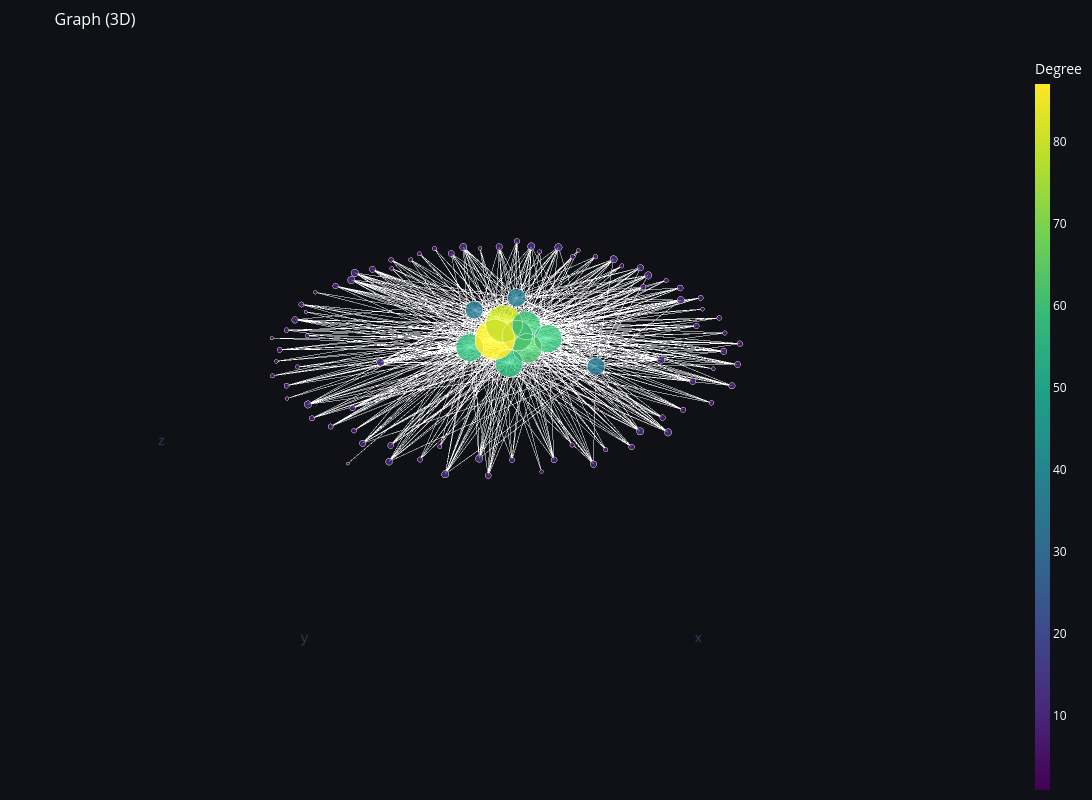

Write notebook code for a chart like this one.
### Code cell
fig_3d = visualize_graph_3d_plotly(edges, n_vertices, edge_weights=None, title="Graph (3D)")
fig_3d.write_html("rhesus_3d.html")
print("Saved — open rhesus_3d.html in your browser")

### Figure 1 — Plotly figure (JSON) as saved in the notebook; plotly's stock layout.template omitted (floating-point values rounded to 4 significant figures; data arrays with more than 128 entries replaced by an {"elided": "..."} marker saying what was removed)
{"data": [{"hoverinfo": "none", "line": {"color": "rgba(255,255,255,0.3)", "width": 1}, "mode": "lines", "showlegend": false, "type": "scatter3d", "x": {"elided": "1746 float values"}, "y": {"elided": "1746 float values"}, "z": {"elided": "1746 float values"}}, {"hoverinfo": "text", "hovertext": ["Vertex 0<br>Degree: 35", "Vertex 1<br>Degree: 11", "Vertex 2<br>Degree: 36", "Vertex 3<br>Degree: 5", "Vertex 4<br>Degree: 11", "Vertex 5<br>Degree: 7", "Vertex 6<br>Degree: 6", "Vertex 7<br>Degree: 11", "Vertex 8<br>Degree: 58", "Vertex 9<br>Degree: 3", "Vertex 10<br>Degree: 7", "Vertex 11<br>Degree: 5", "Vertex 12<br>Degree: 6", "Vertex 13<br>Degree: 11", "Vertex 14<br>Degree: 11", "Vertex 15<br>Degree: 65", "Vertex 16<br>Degree: 8", "Vertex 17<br>Degree: 11", "Vertex 18<br>Degree: 11", "Vertex 19<br>Degree: 11", "Vertex 20<br>Degree: 11", "Vertex 21<br>Degree: 59", "Vertex 22<br>Degree: 62", "Vertex 23<br>Degree: 11", "Vertex 24<br>Degree: 11", "Vertex 25<br>Degree: 10", "Vertex 26<br>Degree: 58", "Vertex 27<br>Degree: 11", "Vertex 28<br>Degree: 11", "Vertex 29<br>Degree: 11", "Vertex 30<br>Degree: 8", "Vertex 31<br>Degree: 11", "Vertex 32<br>Degree: 7", "Vertex 33<br>Degree: 9", "Vertex 34<br>Degree: 9", "Vertex 35<br>Degree: 9", "Vertex 36<br>Degree: 6", "Vertex 37<br>Degree: 8", "Vertex 38<br>Degree: 6", "Vertex 39<br>Degree: 8", "Vertex 40<br>Degree: 6", "Vertex 41<br>Degree: 5", "Vertex 42<br>Degree: 4", "Vertex 43<br>Degree: 6", "Vertex 44<br>Degree: 6", "Vertex 45<br>Degree: 3", "Vertex 46<br>Degree: 8", "Vertex 47<br>Degree: 5", "Vertex 48<br>Degree: 7", "Vertex 49<br>Degree: 7", "Vertex 50<br>Degree: 8", "Vertex 51<br>Degree: 7", "Vertex 52<br>Degree: 6", "Vertex 53<br>Degree: 87", "Vertex 54<br>Degree: 80", "Vertex 55<br>Degree: 9", "Vertex 56<br>Degree: 8", "Vertex 57<br>Degree: 7", "Vertex 58<br>Degree: 5", "Vertex 59<br>Degree: 9", "Vertex 60<br>Degree: 9", "Vertex 61<br>Degree: 4", "Vertex 62<br>Degree: 60", "Vertex 63<br>Degree: 2", "Vertex 64<br>Degree: 9", "Vertex 65<br>Degree: 4", "Vertex 66<br>Degree: 5", "Vertex 67<br>Degree: 6", "Vertex 68<br>Degree: 7", "Vertex 69<br>Degree: 5", "Vertex 70<br>Degree: 2", "Vertex 71<br>Degree: 4", "Vertex 72<br>Degree: 4", "Vertex 73<br>Degree: 4", "Vertex 74<br>Degree: 3", "Vertex 75<br>Degree: 3", "Vertex 76<br>Degree: 4", "Vertex 77<br>Degree: 4", "Vertex 78<br>Degree: 4", "Vertex 79<br>Degree: 3", "Vertex 80<br>Degree: 9", "Vertex 81<br>Degree: 4", "Vertex 82<br>Degree: 4", "Vertex 83<br>Degree: 3", "Vertex 84<br>Degree: 4", "Vertex 85<br>Degree: 2", "Vertex 86<br>Degree: 1", "Vertex 87<br>Degree: 2", "Vertex 88<br>Degree: 4", "Vertex 89<br>Degree: 2", "Vertex -1<br>Degree: 35"], "marker": {"cmax": 87, "cmin": 1, "color": [35, 11, 36, 5, 11, 7, 6, 11, 58, 3, 7, 5, 6, 11, 11, 65, 8, 11, 11, 11, 11, 59, 62, 11, 11, 10, 58, 11, 11, 11, 8, 11, 7, 9, 9, 9, 6, 8, 6, 8, 6, 5, 4, 6, 6, 3, 8, 5, 7, 7, 8, 7, 6, 87, 80, 9, 8, 7, 5, 9, 9, 4, 60, 2, 9, 4, 5, 6, 7, 5, 2, 4, 4, 4, 3, 3, 4, 4, 4, 3, 9, 4, 4, 3, 4, 2, 1, 2, 4, 2, 35], "colorbar": {"thickness": 15, "tickfont": {"color": "white"}, "title": {"font": {"color": "white"}, "text": "Degree"}}, "colorscale": [[0, "#440154"], [0.1111, "#482878"], [0.2222, "#3e4989"], [0.3333, "#31688e"], [0.4444, "#26828e"], [0.5556, "#1f9e89"], [0.6667, "#35b779"], [0.7778, "#6ece58"], [0.8889, "#b5de2b"], [1, "#fde725"]], "line": {"color": "white", "width": 0.5}, "opacity": 0.9, "showscale": true, "size": [20.5, 8.5, 21, 5.5, 8.5, 6.5, 6, 8.5, 32, 4.5, 6.5, 5.5, 6, 8.5, 8.5, 35.5, 7, 8.5, 8.5, 8.5, 8.5, 32.5, 34, 8.5, 8.5, 8, 32, 8.5, 8.5, 8.5, 7, 8.5, 6.5, 7.5, 7.5, 7.5, 6, 7, 6, 7, 6, 5.5, 5, 6, 6, 4.5, 7, 5.5, 6.5, 6.5, 7, 6.5, 6, 46.5, 43, 7.5, 7, 6.5, 5.5, 7.5, 7.5, 5, 33, 4, 7.5, 5, 5.5, 6, 6.5, 5.5, 4, 5, 5, 5, 4.5, 4.5, 5, 5, 5, 4.5, 7.5, 5, 5, 4.5, 5, 4, 3.5, 4, 5, 4, 20.5]}, "mode": "markers", "showlegend": false, "type": "scatter3d", "x": [-0.09918, 0.7004, -0.3136, -0.8319, 0.145, -0.6977, 0.7763, -0.7954, 0.1723, -0.08549, 0.2303, -0.8536, -0.09125, -0.8523, 0.07322, -0.05243, -0.5388, 0.8505, -0.531, 0.5296, -0.957, -0.1296, -0.003795, -0.3388, 0.135, 0.9463, 0.1438, 0.07517, -0.8902, -0.9814, -0.4299, 0.9381, -0.6947, -0.5912, -0.3783, 0.5717, -0.9394, 0.5116, 0.4629, -0.01642, 0.8576, -0.1564, -0.7758, 0.6215, 0.9646, -0.85, 0.8788, 0.9182, 0.8277, -0.7894, -0.9564, -0.8339, 0.9195, 0.0283, -0.08803, -0.669, 0.7471, 0.2476, 0.6545, 0.9448, 0.4287, -0.3092, -0.1482, 0.5942, -1, -0.2281, -0.9399, 0.9836, 0.01005, -0.2129, 0.9721, 0.6169, -0.4082, 0.7531, -0.9347, 0.841, -0.9498, 0.918, 0.3285, -0.4359, -0.293, 0.3956, -0.7317, -0.5832, -0.9743, 0.3407, 0.3388, 0.4909, 0.8061, 0.753, -0.08219], "y": [0.4691, 0.5843, -0.2132, 0.5965, 0.8963, 0.7968, -0.6001, -0.5718, -0.02771, -0.8813, -0.9315, -0.3267, 0.9262, 0.3652, -0.9819, 0.0453, 0.8877, 0.5651, -0.8225, -0.2057, 0.08863, 0.1625, 0.155, 0.6326, -0.9298, 0.3647, 0.1882, 0.9765, -0.461, -0.1558, -0.8087, -0.157, 0.5664, 0.783, 0.9644, -0.7817, 0.4189, 0.7849, -0.8873, -0.9514, 0.4353, -0.9729, -0.4913, 0.6763, 0.03212, 0.4912, 0.2916, 0.1179, -0.009292, -0.6728, 0.2865, 0.1524, -0.3341, -0.01765, -0.07483, -0.689, 0.6801, 0.9363, -0.7284, 0.2067, 0.9032, -0.9238, 0.009168, 0.7992, 0.006241, -0.8991, -0.2433, -0.06491, 0.9017, 0.9769, -0.2524, -0.6196, -0.9164, 0.4269, -0.358, -0.5287, -0.07517, -0.44, 0.8781, 0.8341, 0.8299, 0.7702, 0.6954, -0.7472, 0.1872, -0.9463, -0.8513, -0.8121, -0.4198, -0.6932, -0.2662], "z": [0.01119, 0.01103, 0.01103, 0.01091, 0.01103, 0.01101, 0.011, 0.01103, 0.01117, 0.01672, 0.01101, 0.01091, 0.01096, 0.01103, 0.01103, 0.01104, 0.01101, 0.01103, 0.01103, 0.01103, 0.01103, 0.01126, 0.01118, 0.01103, 0.01103, 0.01105, 0.01104, 0.01103, 0.01103, 0.01103, 0.01098, 0.01103, 0.01099, 0.01102, 0.011, 0.01102, 0.01098, 0.01101, 0.01098, 0.01101, 0.01098, 0.0109, 0.01089, 0.011, 0.01096, 0.0107, 0.01101, 0.0109, 0.01097, 0.01097, 0.01101, 0.01099, 0.01096, -0.0006206, 0.01093, 0.01102, 0.01101, 0.01097, 0.01087, 0.01103, 0.01103, 0.01079, 0.01109, 0.01031, 0.01104, 0.01095, 0.01085, 0.01097, 0.01099, 0.01089, 0.01031, 0.01087, 0.01084, 0.01084, 0.01074, 0.01078, 0.0108, 0.01091, 0.01092, 0.01068, 0.01101, 0.01084, 0.01087, 0.01068, 0.01084, 0.01031, -0.9943, 0.01042, 0.01484, 0.02243, 0.01102]}], "layout": {"height": 800, "margin": {"b": 0, "l": 0, "r": 0, "t": 50}, "paper_bgcolor": "#0f1117", "scene": {"aspectmode": "auto", "aspectratio": {"x": 1.255, "y": 1.239, "z": 0.6432}, "bgcolor": "#0f1117", "camera": {"eye": {"x": 1.5, "y": 1.5, "z": 1.5}}, "xaxis": {"backgroundcolor": "#0f1117", "showgrid": false, "showspikes": false, "showticklabels": false, "type": "linear", "zeroline": false}, "yaxis": {"backgroundcolor": "#0f1117", "showgrid": false, "showspikes": false, "showticklabels": false, "type": "linear", "zeroline": false}, "zaxis": {"backgroundcolor": "#0f1117", "showgrid": false, "showspikes": false, "showticklabels": false, "type": "linear", "zeroline": false}}, "title": {"font": {"color": "white", "size": 16}, "text": "Graph (3D)"}, "width": 1200}}
